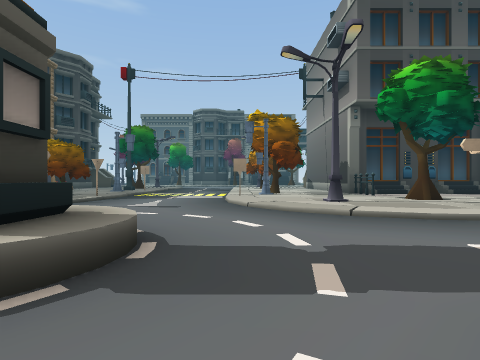
View 1 (above)

17 first-person views from a walk through a scene from a Unity 3-D project. The camera is 1.3 m above the floor, looks level and sees 80° across. The floor is counted in squares, 2 m on a side. Each view is taken from the middle of a square. On the plan, view 1 faces up. The plan holds only what a view shows up to about 9 squares ahead; the rest is blank. The place goes on beyond the plan. Some surface patterns are stand-ins.

View 2
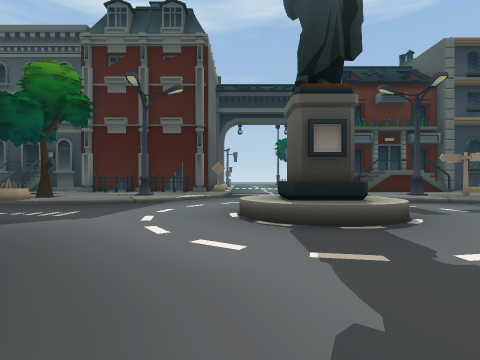

View 3
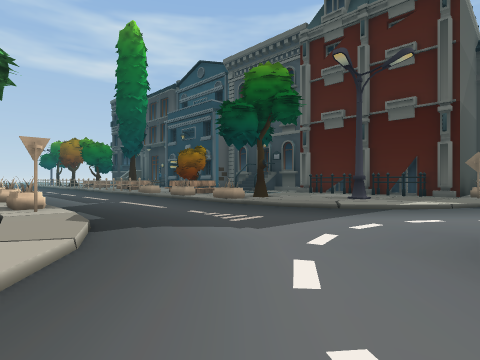

View 4
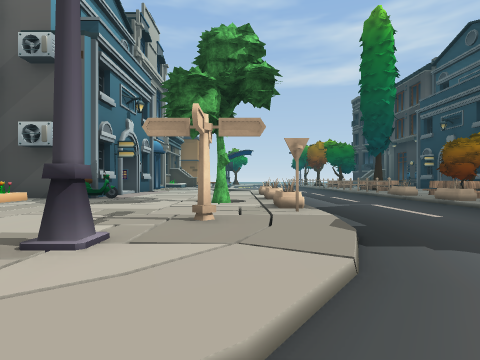

View 5
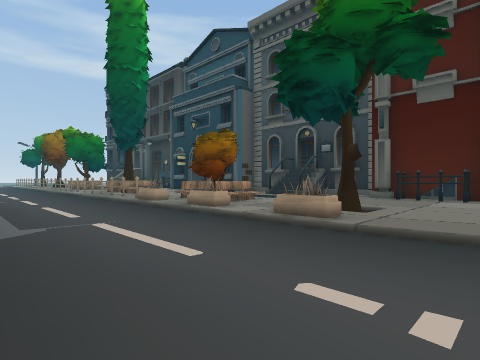

View 6
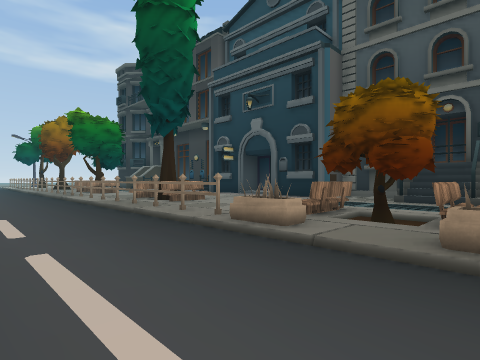

View 7
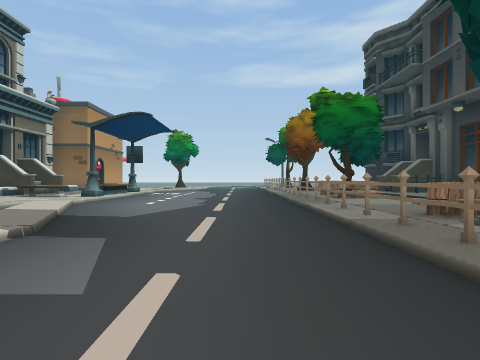

View 8
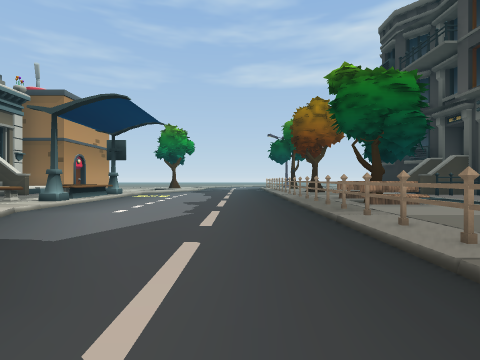

View 9
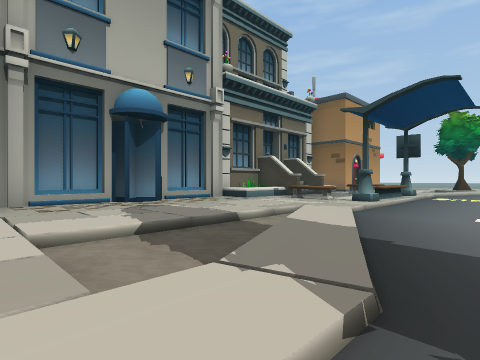

View 10
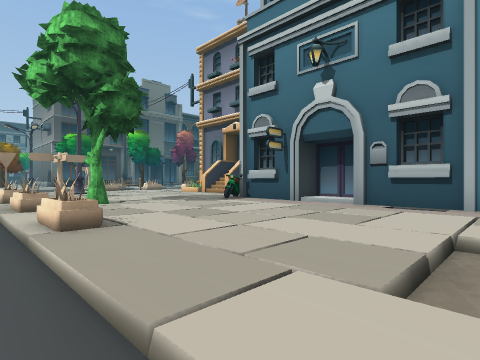

View 11
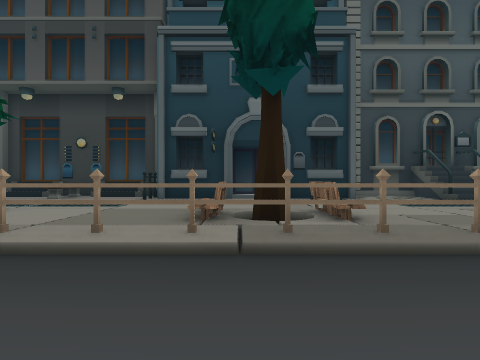

View 12
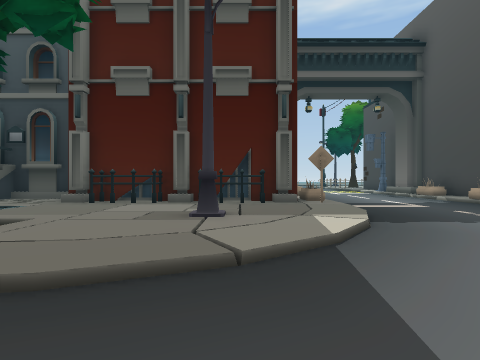

View 13
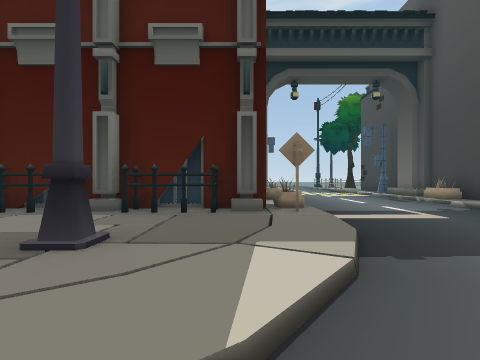

View 14
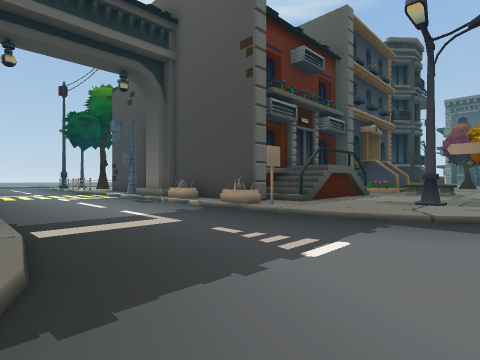

View 15
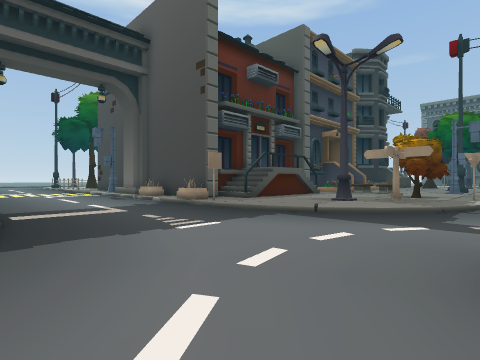

View 16
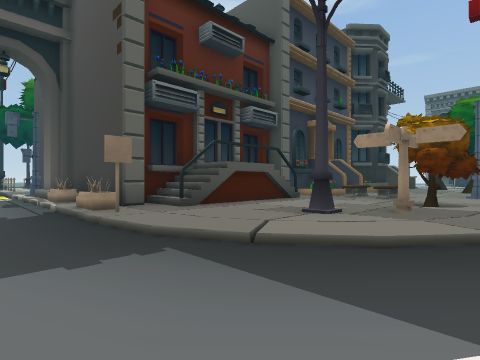

View 17
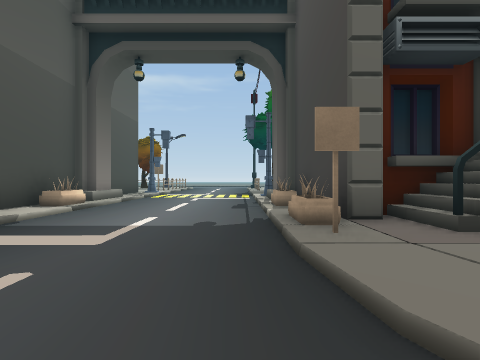

### Floor plan
Key: @ floor where view 1 was taken; # wall or solid block; . main floor; : floor 0.25 m higher than the main floor; / step, stairs or slope; = window, fence, low wall or low ledge; ^ raised ledge; T tree; O other object.
Columns run from 15 left of view 1 to 8 right of it. Each row starts with its distance up from view 1.
 10      #  TT#
  9      #:..::....::..:TT
  8     ##.##//....//##.TT
  7    ###.##//....//##. O
  6 #####:://:......://:
  5 #OO:O#://........//:
  4 ............^^......
  3 ...........^ ^^....
  2 ...........^^^^...
  1 ............^^.....
  0 #OO#O#://......@./
 -1 #    #://:......:/
 -2     ##.##//....//##
 -3     ##.##//....//##.
 -4     ##:..::....::..:
 -5     ##  TTO....#
 -6     ## OTTO....O OO
 -7    ##:    :.... TTO   =
 -8     #:  OOO....OTT  OO#
 -9     ##  OO:....OO   O###
-10     ##  TTO....:    ##
-11     #:  OOO....O    ##
-12     #:    O....:    #
-13     ##    O....:    ##
-14     ##  OOO.....    ##
-15      #  OOO....:..  :##
-16      #  TTO....//.  ::#
-17     ##  OOO....//.  :##
-18     ##    O.....//  :##
-19     ##    O.....//  ::#
-20     ::  OOO......:  :
-21     OO  OOO......:OO^
-22     OO OTTO......#OO
-23     ::  OOO......^
-24                ..^

Where each view was taken, in squares from view 1:
view 1: 0 up, 0 right, facing up
view 2: 1 up, 3 right, facing left
view 3: 1 up, 1 right, facing down-left
view 4: 0 up, 1 right, facing down
view 5: 3 down, 1 left, facing down-left
view 6: 8 down, 2 left, facing down-left
view 7: 12 down, 3 left, facing down
view 8: 14 down, 3 left, facing down
view 9: 14 down, 1 left, facing down-right
view 10: 15 down, 1 left, facing up-right
view 11: 16 down, 2 left, facing left
view 12: 2 down, 3 left, facing left
view 13: 1 down, 5 left, facing left
view 14: 0 up, 6 left, facing up-left
view 15: 0 up, 4 left, facing up-left
view 16: 3 up, 5 left, facing up-left
view 17: 4 up, 7 left, facing left
